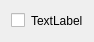
<?xml version="1.0" encoding="UTF-8"?>
<ui version="4.0">
 <class>CaixaMarcacao</class>
 <widget class="QWidget" name="CaixaMarcacao">
  <property name="geometry">
   <rect>
    <x>0</x>
    <y>0</y>
    <width>94</width>
    <height>40</height>
   </rect>
  </property>
  <property name="windowTitle">
   <string>Form</string>
  </property>
  <layout class="QGridLayout" name="gridLayout">
   <item row="0" column="0">
    <layout class="QHBoxLayout" name="horizontalLayout">
     <item>
      <widget class="QCheckBox" name="cb">
       <property name="text">
        <string/>
       </property>
      </widget>
     </item>
     <item>
      <widget class="QLabel" name="label">
       <property name="text">
        <string>TextLabel</string>
       </property>
      </widget>
     </item>
     <item>
      <spacer name="horizontalSpacer">
       <property name="orientation">
        <enum>Qt::Horizontal</enum>
       </property>
       <property name="sizeHint" stdset="0">
        <size>
         <width>40</width>
         <height>20</height>
        </size>
       </property>
      </spacer>
     </item>
    </layout>
   </item>
  </layout>
 </widget>
 <resources/>
 <connections/>
</ui>
